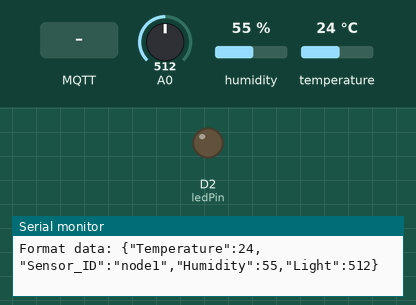
Bench run of a sketch on a simulated ESP8266 (NodeMCU). Parts: output pins drawn as LEDs (lit = HIGH), the last lines printed to the serial monitor. The inputs (shaded band) are chosen by the test bench; at power-on: A0 = 512, humidity 55 %, temperature 24 °C. WiFi joins after 1.5 s; servers stay silent unless stated; no MQTT or app messages arrive unless stated.

Above: at 2.7 s.
2.8 s: MQTT message "led1on" arrives on the first subscribed topic
At 3.7 s:
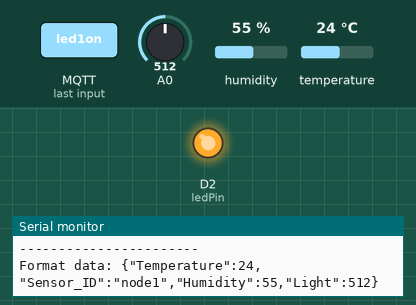
4.3 s: MQTT message "90" arrives on the first subscribed topic
At 4.8 s:
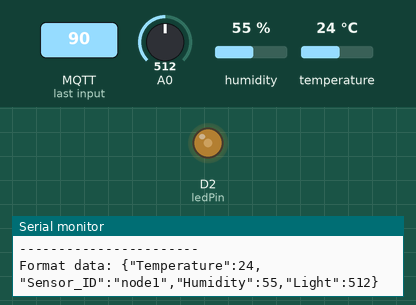
5.8 s: MQTT message "200" arrives on the first subscribed topic
At 7.0 s:
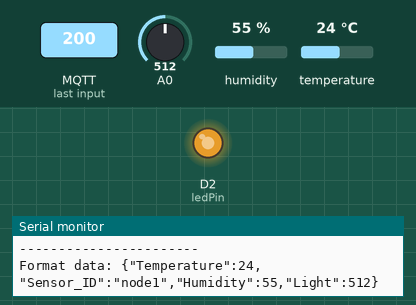
7.3 s: MQTT message "led1off" arrives on the first subscribed topic
At 8.6 s:
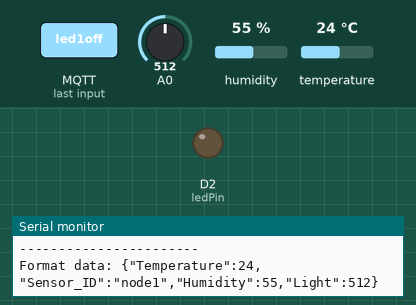
Timing chart, 0 to 9.8 s (numbered marks = the images above; inputs shaded):
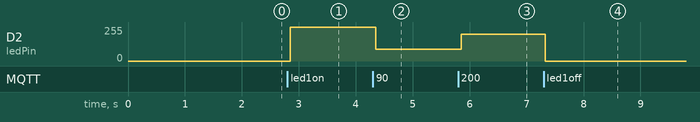

Measured:
- after the input at 2.8 s, D2 (ledPin): 0/255 → 255/255 after 0.05 s
- after the input at 4.3 s, D2 (ledPin): 255/255 → 90/255 after 0.05 s
- after the input at 5.8 s, D2 (ledPin): 90/255 → 200/255 after 0.05 s
- after the input at 7.3 s, D2 (ledPin): 200/255 → 0/255 at once

The sketch:

sketch_apr09a.ino
```cpp
#include <ESP8266WiFi.h>
#include <PubSubClient.h>
#include <DHT.h>
#include <ArduinoJson.h>

const char* ssid = "AndroidAP";                   // wifi ssid
const char* password =  "wczg6435";         // wifi password
const char* mqttServer = "192.168.43.26";    // IP adress Raspberry Pi
const int mqttPort = 1883;
const char* mqttUser = "quan";      // if you don't have MQTT Username, no need input
const char* mqttPassword = "123456";  // if you don't have MQTT Password, no need input
#define mqtt_topic_pub "home"
#define mqtt_topic_sub "led"
WiFiClient espClient;
PubSubClient client(espClient);
int ledPin = D2;
const int DHTPin = D4;
long lastMsg = 0;
char msg[50];
int value = 0;
// Timers auxiliar variables
long now = millis();
long lastMeasure = 0;

#define DHTTYPE DHT11
DHT dht(DHTPin, DHTTYPE);

const long utcOffsetInSeconds = 7*60*60;

void setup() {
  Serial.begin(115200);
  pinMode(ledPin,OUTPUT);
  WiFi.begin(ssid, password);
  while (WiFi.status() != WL_CONNECTED) {
    delay(500);
    Serial.println("Connecting to WiFi..");
  }
  Serial.println("Connected to the WiFi network");
  client.setServer(mqttServer, mqttPort);
  client.setCallback(callback);
  while (!client.connected()) {
    Serial.println("Connecting to MQTT...");
    if (client.connect("ESP8266Client", mqttUser, mqttPassword )) {
      Serial.println("connected");
    } else {
      Serial.print("failed with state ");
      Serial.print(client.state());
     // delay(500);
    }
  }
}
void reconnect() {
  while (!client.connected()) {
    Serial.print("Attempting MQTT connection..."); // Thực hiện kết nối với mqtt user và pass
    if (client.connect("ESP8266Client",mqttUser,mqttPassword )) {
      Serial.println("connected");// Khi kết nối sẽ publish thông báo
      client.publish(mqtt_topic_pub, "ESP_reconnected");
     // client.subscribe(mqtt_topic_sub);
    } else {
      Serial.print("failed, rc=");
      Serial.print(client.state());
      Serial.println(" try again in 5 seconds");
      delay(100);
    }
  }
}

void callback(char* topic, byte* payload, unsigned int length) {

  Serial.print("Message arrived in topic: ");
  Serial.println(topic);
  char receivedChar;
  String dataReceived;
  Serial.print("Message:");
  for (int i = 0; i < length; i++) {
     receivedChar = (char)payload[i];
     dataReceived = dataReceived + String(receivedChar);
    //Serial.print(receivedChar);
  }
  Serial.print(dataReceived);
  if (dataReceived == "led1off") {
    digitalWrite(ledPin, LOW);
    Serial.print("led off now");
  }
  if(dataReceived == "led1on"){
    digitalWrite(ledPin , HIGH);
    Serial.print("led on now");
  }
  if(dataReceived != "led1on" && dataReceived != "led1off"){
    int pwm = dataReceived.toInt();
    analogWrite(ledPin,pwm);
    Serial.print("ok");
  }

  Serial.println();
  Serial.println("-----------------------");
}
void pub(){
  if (!client.connected()) {
    reconnect();
  }
  if(!client.loop())
    client.connect("ESP8266Client");

  now = millis();
  // Publishes new temperature and humidity every 30 second
  StaticJsonBuffer<200> jsonBuffer;
  JsonObject& data = jsonBuffer.createObject();

  if (now - lastMeasure > 1000) {
    lastMeasure = now;
   float h = dht.readHumidity();
   float t = dht.readTemperature();
   int l = analogRead(A0);
   // float h = random(70,100);
   // float t = random(20,36);
   // int l = random(400,700);


    static char temperatureTemp[7];
    dtostrf(t, 6, 2, temperatureTemp);

    static char humidityTemp[7];
    dtostrf(h, 6, 2, humidityTemp);

    data["Temperature"] = t ;
    data["Sensor_ID"] = "node1";
    data["Humidity"] = h;
    data["Light"] = l;

    char payload[256];

    data.printTo(payload, sizeof(payload));
    String strPayload = String(payload);
    Serial.print("Format data: ");
    Serial.println(strPayload);
    client.publish("home", strPayload.c_str());
  }
}
void loop() {

    pub();
    //client.publish("led", "1");
    client.subscribe("led");
    delay(50);
    client.loop();
}
```
